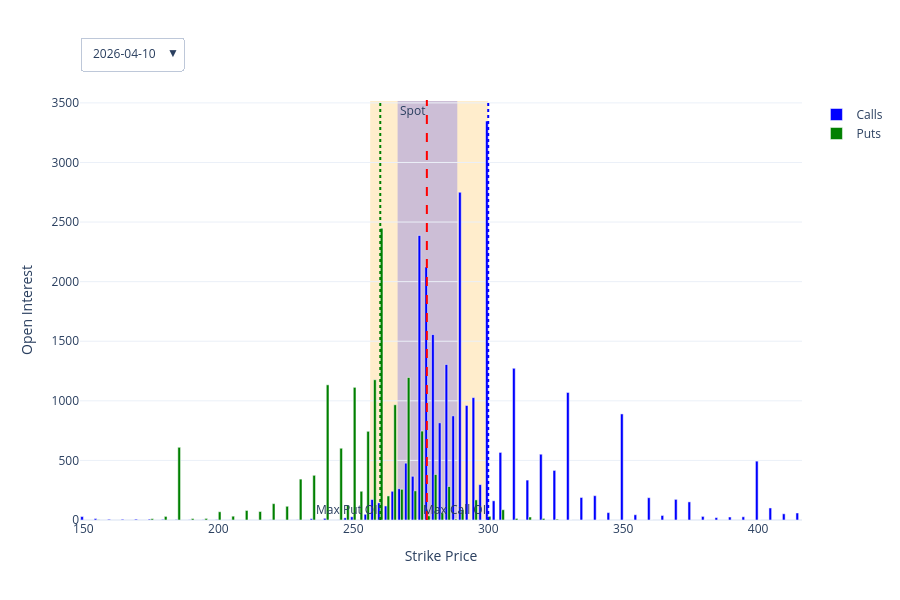

The code cell stored with this chart in its notebook:
### Code cell
import numpy as np
import pandas as pd
import yfinance as yf
import plotly.graph_objects as go
from scipy.stats import norm

# --- Setup ticker and options chains ---

ticker = yf.Ticker(ticker_str)
options_expiration_dates = pd.DataFrame(ticker.options, columns=['Expiration Date'])

# Retrieve options chains
call_contract_chain = {}
put_contract_chain = {}

for expiration_date in options_expiration_dates['Expiration Date']:
    calls = ticker.option_chain(expiration_date).calls.drop(columns=['lastTradeDate','contractSize','currency','percentChange','change'])
    puts = ticker.option_chain(expiration_date).puts.drop(columns=['lastTradeDate','contractSize','currency','percentChange','change'])
    
    for df in [calls, puts]:
        df['Days Till Expiration'] = (pd.to_datetime(expiration_date) - pd.to_datetime('today')).days
        df['Expiration Date'] = expiration_date
        df['Type'] = 'Call' if df is calls else 'Put'
        df['mid'] = (df['bid'] + df['ask']) / 2
    
    call_contract_chain[expiration_date] = calls
    put_contract_chain[expiration_date] = puts

# --- Spot and historical vol ---
spot_price = ticker.history(period='1y')['Close'].iloc[-1]
price_series = ticker.history(period='1y')['Close']
log_returns = np.log(price_series / price_series.shift(1)).dropna()
annualized_vol = log_returns.std() * np.sqrt(252)

# --- Function to compute strike for a given PoT ---
def strike_for_pot(spot, sigma, T, prob=0.15, option_type='call'):
    z = norm.ppf(1 - prob)
    if option_type == 'call':
        return spot * np.exp(sigma * np.sqrt(T) * z)
    else:
        return spot * np.exp(-sigma * np.sqrt(T) * z)

# --- Initialize figure ---
expirations = sorted(call_contract_chain.keys())
fig = go.Figure()

# Add traces for first expiration
first_exp = expirations[0]
fig.add_trace(go.Bar(
    x=call_contract_chain[first_exp]['strike'],
    y=call_contract_chain[first_exp]['openInterest'],
    name='Calls',
    marker_color='blue'
))
fig.add_trace(go.Bar(
    x=put_contract_chain[first_exp]['strike'],
    y=put_contract_chain[first_exp]['openInterest'],
    name='Puts',
    marker_color='green'
))

# Max OI strikes
max_oi_call_strike = call_contract_chain[first_exp].loc[call_contract_chain[first_exp]['openInterest'].idxmax(), 'strike']
max_oi_put_strike = put_contract_chain[first_exp].loc[put_contract_chain[first_exp]['openInterest'].idxmax(), 'strike']

T = call_contract_chain[first_exp]['Days Till Expiration'].iloc[0] / 252

# Add spot & max OI lines
fig.add_vline(x=spot_price, line_color='red', line_dash='dash', line_width=2, annotation_text='Spot', annotation_position='top left')
fig.add_vline(x=max_oi_call_strike, line_color='blue', line_dash='dot', line_width=2, annotation_text='Max Call OI', annotation_position='bottom left')
fig.add_vline(x=max_oi_put_strike, line_color='green', line_dash='dot', line_width=2, annotation_text='Max Put OI', annotation_position='bottom left')

# --- 15% and 30% PoT ranges ---
call_lower_15 = strike_for_pot(spot_price, annualized_vol, T, prob=0.15, option_type='call')
put_upper_15 = strike_for_pot(spot_price, annualized_vol, T, prob=0.15, option_type='put')

call_lower_30 = strike_for_pot(spot_price, annualized_vol, T, prob=0.30, option_type='call')
put_upper_30 = strike_for_pot(spot_price, annualized_vol, T, prob=0.30, option_type='put')

# Highlight 15% PoT band (orange)
fig.add_shape(
    type="rect",
    x0=put_upper_15, x1=call_lower_15,
    y0=0, y1=max(call_contract_chain[first_exp]['openInterest'].max(), put_contract_chain[first_exp]['openInterest'].max())*1.05,
    fillcolor="orange",
    opacity=0.2,
    layer="below",
    line_width=0,
)

# Highlight 30% PoT band (blue)
fig.add_shape(
    type="rect",
    x0=put_upper_30, x1=call_lower_30,
    y0=0, y1=max(call_contract_chain[first_exp]['openInterest'].max(), put_contract_chain[first_exp]['openInterest'].max())*1.05,
    fillcolor="blue",
    opacity=0.2,
    layer="below",
    line_width=0,
)

# --- Dropdown for expirations ---
buttons = []
for exp in expirations:
    visible = [False] * (len(expirations)*2)
    visible[expirations.index(exp)*2] = True
    visible[expirations.index(exp)*2+1] = True
    
    T = call_contract_chain[exp]['Days Till Expiration'].iloc[0] / 252
    max_call = call_contract_chain[exp].loc[call_contract_chain[exp]['openInterest'].idxmax(), 'strike']
    max_put = put_contract_chain[exp].loc[put_contract_chain[exp]['openInterest'].idxmax(), 'strike']
    
    # 15% and 30% PoT
    call_lower_15 = strike_for_pot(spot_price, annualized_vol, T, prob=0.15, option_type='call')
    put_upper_15 = strike_for_pot(spot_price, annualized_vol, T, prob=0.15, option_type='put')
    call_lower_30 = strike_for_pot(spot_price, annualized_vol, T, prob=0.30, option_type='call')
    put_upper_30 = strike_for_pot(spot_price, annualized_vol, T, prob=0.30, option_type='put')
    
    shapes = [
        dict(type='line', x0=spot_price, x1=spot_price, y0=0, y1=max(call_contract_chain[exp]['openInterest'].max(),
                                                                     put_contract_chain[exp]['openInterest'].max())*1.05,
             line=dict(color='red', dash='dash')),
        dict(type='line', x0=max_call, x1=max_call, y0=0, y1=call_contract_chain[exp]['openInterest'].max()*1.05,
             line=dict(color='blue', dash='dot')),
        dict(type='line', x0=max_put, x1=max_put, y0=0, y1=put_contract_chain[exp]['openInterest'].max()*1.05,
             line=dict(color='green', dash='dot')),
        dict(type="rect", x0=put_upper_15, x1=call_lower_15,
             y0=0, y1=max(call_contract_chain[exp]['openInterest'].max(), put_contract_chain[exp]['openInterest'].max())*1.05,
             fillcolor="orange", opacity=0.2, layer="below", line_width=0),
        dict(type="rect", x0=put_upper_30, x1=call_lower_30,
             y0=0, y1=max(call_contract_chain[exp]['openInterest'].max(), put_contract_chain[exp]['openInterest'].max())*1.05,
             fillcolor="blue", opacity=0.2, layer="below", line_width=0)
    ]
    
    button = dict(
        label=exp,
        method='update',
        args=[{'visible': visible},
              {'title': f'Open Interest & PoT Ranges: {exp}', 'shapes': shapes}]
    )
    buttons.append(button)

# Add remaining traces (hidden)
for exp in expirations[1:]:
    fig.add_trace(go.Bar(x=call_contract_chain[exp]['strike'], y=call_contract_chain[exp]['openInterest'], name='Calls', marker_color='blue', visible=False))
    fig.add_trace(go.Bar(x=put_contract_chain[exp]['strike'], y=put_contract_chain[exp]['openInterest'], name='Puts', marker_color='green', visible=False))

# Layout
fig.update_layout(
    updatemenus=[dict(active=0, buttons=buttons, x=0, y=1.15, xanchor='left', yanchor='top')],
    barmode='group',
    xaxis_title='Strike Price',
    yaxis_title='Open Interest',
    template='plotly_white',
    height=600
)

fig.show()
